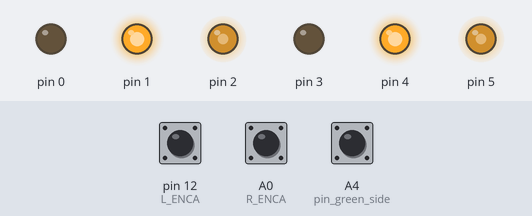
The program below on a simulated Teensy 4. On the bench: output pins drawn as LEDs (lit = HIGH). Inputs (shaded band) come from the test bench; at power-on: pin 12 (L_ENCA) HIGH, A0 (R_ENCA) HIGH, A4 (pin_green_side) HIGH.

Above: at 0.1 s.
Timing chart, 0 to 1.6 s (numbered marks = the images above):
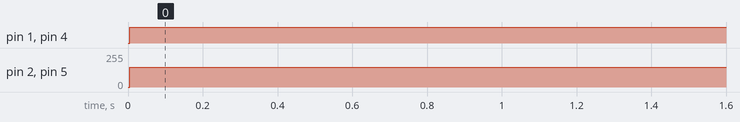

The program:

main.cpp
```cpp
#include <Arduino.h>
#include <TimerOne.h>
#include <rolling_basis.h>
#include <util/atomic.h>

// Mouvement params
#define ACTION_ERROR_AUTH 20
#define TRAJECTORY_PRECISION 50
#define NEXT_POSITION_DELAY 100
#define INACTIVE_DELAY 2000
#define RETURN_START_POSITION_DELAY 70000
#define STOP_MOTORS_DELAY 98000
#define DISTANCE_NEAR_START_POSITION 30.0

// Creation Rolling Basis
#define ENCODER_RESOLUTION 1024
#define CENTER_DISTANCE 27.07
#define WHEEL_DIAMETER 6.1

// Motor Left
#define L_ENCA 12
#define L_ENCB 11
#define L_PWM 5
#define L_IN2 3
#define L_IN1 4

// Motor Right
#define R_ENCA 14
#define R_ENCB 13
#define R_PWM 2
#define R_IN2 1
#define R_IN1 0

float kp = 8.0; // 6
float ki = 0.0; // 0003
float kd = 0.2; // 0.2

byte max_pwm = 150;

Rolling_Basis *rolling_basis_ptr = new Rolling_Basis(ENCODER_RESOLUTION, CENTER_DISTANCE, WHEEL_DIAMETER, max_pwm, TRAJECTORY_PRECISION, INACTIVE_DELAY);

/* Strat part */
#define STRAT_SIZE 4

const Action bleu_strat_model[STRAT_SIZE] = {
    create_action(130.0, 0.0, NEXT_POSITION_DELAY, ACTION_ERROR_AUTH),
    create_action(130.0, 47.0, NEXT_POSITION_DELAY, ACTION_ERROR_AUTH),
    create_action(220.0, 47.0, NEXT_POSITION_DELAY, ACTION_ERROR_AUTH),
    create_action(20.0, 15.0, NEXT_POSITION_DELAY, ACTION_ERROR_AUTH)};
Action bleu_return_position = create_action(20.0, 15.0, NEXT_POSITION_DELAY, ACTION_ERROR_AUTH);

const Action green_strat_model[STRAT_SIZE] = {
    create_action(130.0, 0.0, NEXT_POSITION_DELAY, ACTION_ERROR_AUTH),
    create_action(130.0, -47.0, NEXT_POSITION_DELAY, ACTION_ERROR_AUTH),
    create_action(220.0, -47.0, NEXT_POSITION_DELAY, ACTION_ERROR_AUTH),
    create_action(20.0, -15.0, NEXT_POSITION_DELAY, ACTION_ERROR_AUTH)};
Action green_return_position = create_action(20.0, -15.0, NEXT_POSITION_DELAY, ACTION_ERROR_AUTH);

Action strat[STRAT_SIZE];
Action return_position;
short action_index = 0;

/******* Attach Interrupt *******/
inline void left_motor_read_encoder()
{
  if (digitalRead(L_ENCB) > 0)
    rolling_basis_ptr->left_motor->ticks++;
  else
    rolling_basis_ptr->left_motor->ticks--;
}

inline void right_motor_read_encoder()
{
  if (digitalRead(R_ENCB) > 0)
    rolling_basis_ptr->right_motor->ticks++;
  else
    rolling_basis_ptr->right_motor->ticks--;
}

// Pin ON / OFF
byte pin_on_off = 19;

// Switch side
byte pin_green_side = 18;

// Globales variables
long right_ticks = 0;
long left_ticks = 0;

long start_time = -1;

void handle();

void setup()
{
  pinMode(pin_on_off, INPUT);
  pinMode(pin_green_side, INPUT);

  // motors init
  analogWriteFrequency(R_PWM, 60000);
  analogWriteFrequency(L_PWM, 60000);

  rolling_basis_ptr->init_right_motor(R_IN1, R_IN2, R_PWM, R_ENCA, R_ENCB, kp, kd, ki, 1.0, 0);
  rolling_basis_ptr->init_left_motor(L_IN1, L_IN2, L_PWM, L_ENCA, L_ENCB, kp, kd, ki, 1.17, 0);
  rolling_basis_ptr->init_motors();
  attachInterrupt(digitalPinToInterrupt(L_ENCA), left_motor_read_encoder, RISING);
  attachInterrupt(digitalPinToInterrupt(R_ENCA), right_motor_read_encoder, RISING);

  // Init start with the good side
  if (digitalRead(pin_green_side) == 0){
    memcpy(strat, green_strat_model, sizeof(Action) * STRAT_SIZE);
    return_position = green_return_position;
  }
  else{
    memcpy(strat, bleu_strat_model, sizeof(Action) * STRAT_SIZE);
    return_position = bleu_return_position;
  }

  // Init motors handle timer
  Timer1.initialize(5000);
  Timer1.attachInterrupt(handle);
}

void loop()
{
  rolling_basis_ptr->odometrie_handle();
}

void handle(){
  rolling_basis_ptr->keep_current_position(287376, -287376);
}
```

Measured:
- by itself, pin 1, pin 4: LOW → HIGH at 0.01 s
- by itself, pin 2, pin 5: 0/255 → 150/255 at 0.01 s
